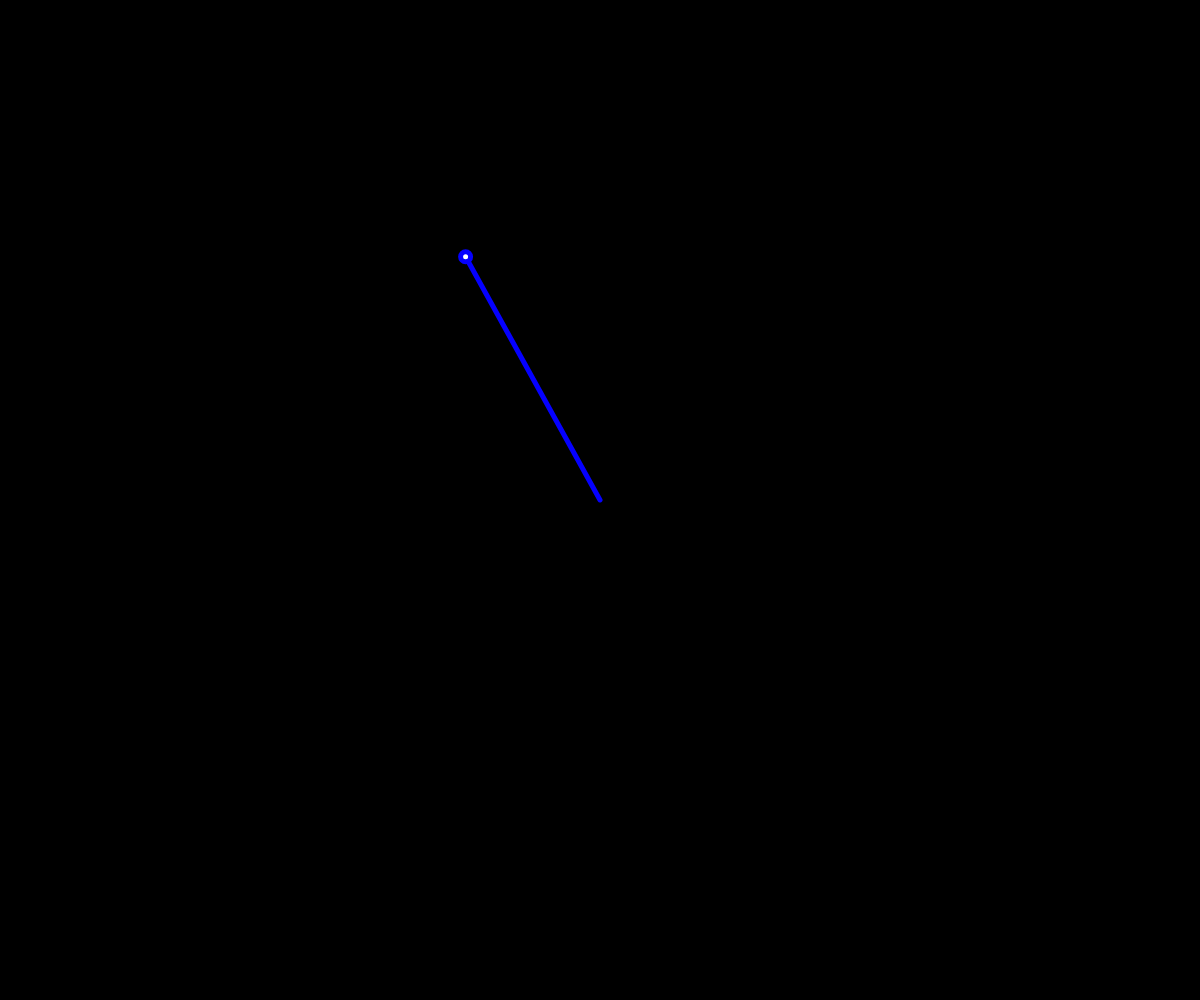
Frame 1 (no input)
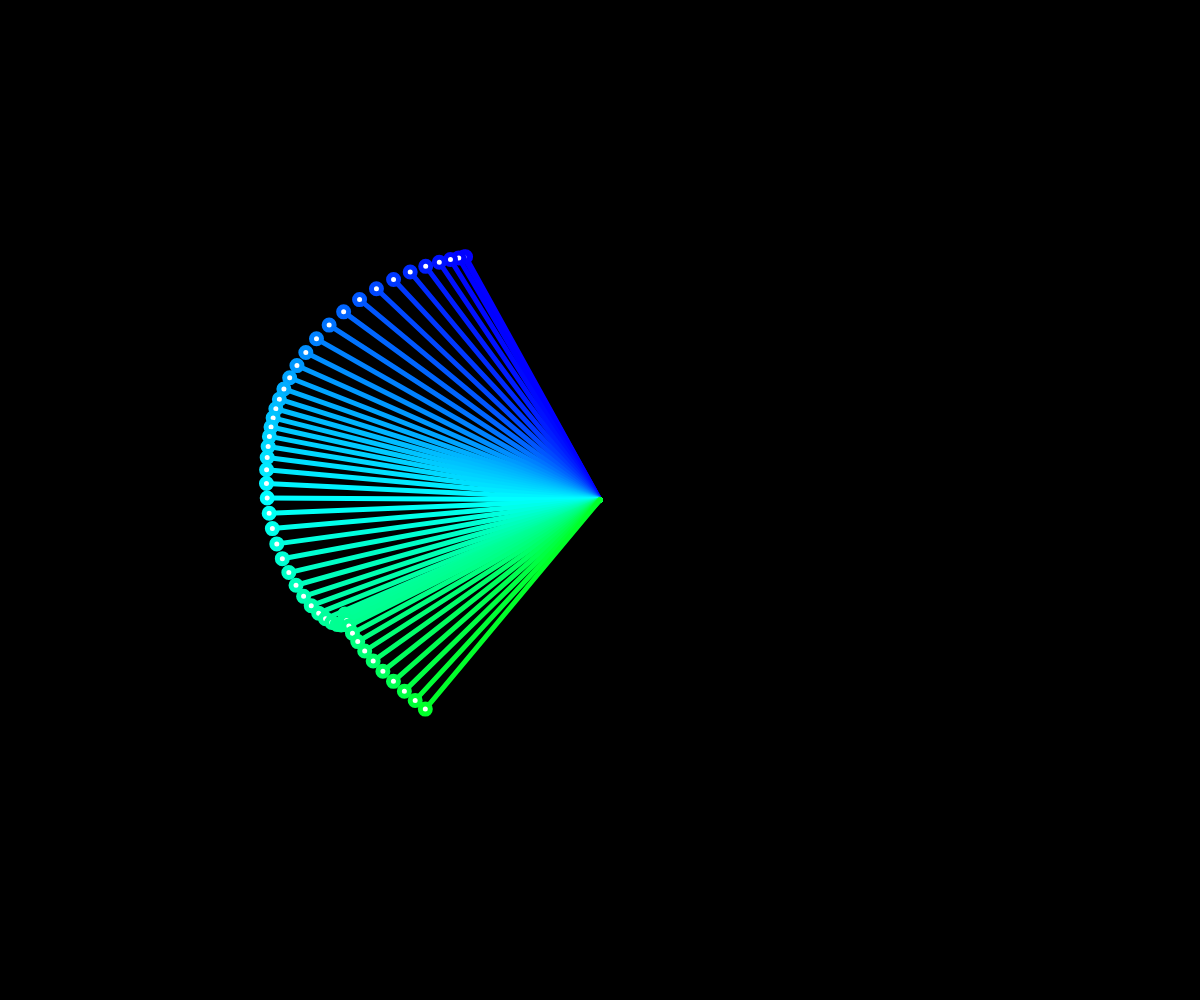
Frame 60 (no input)
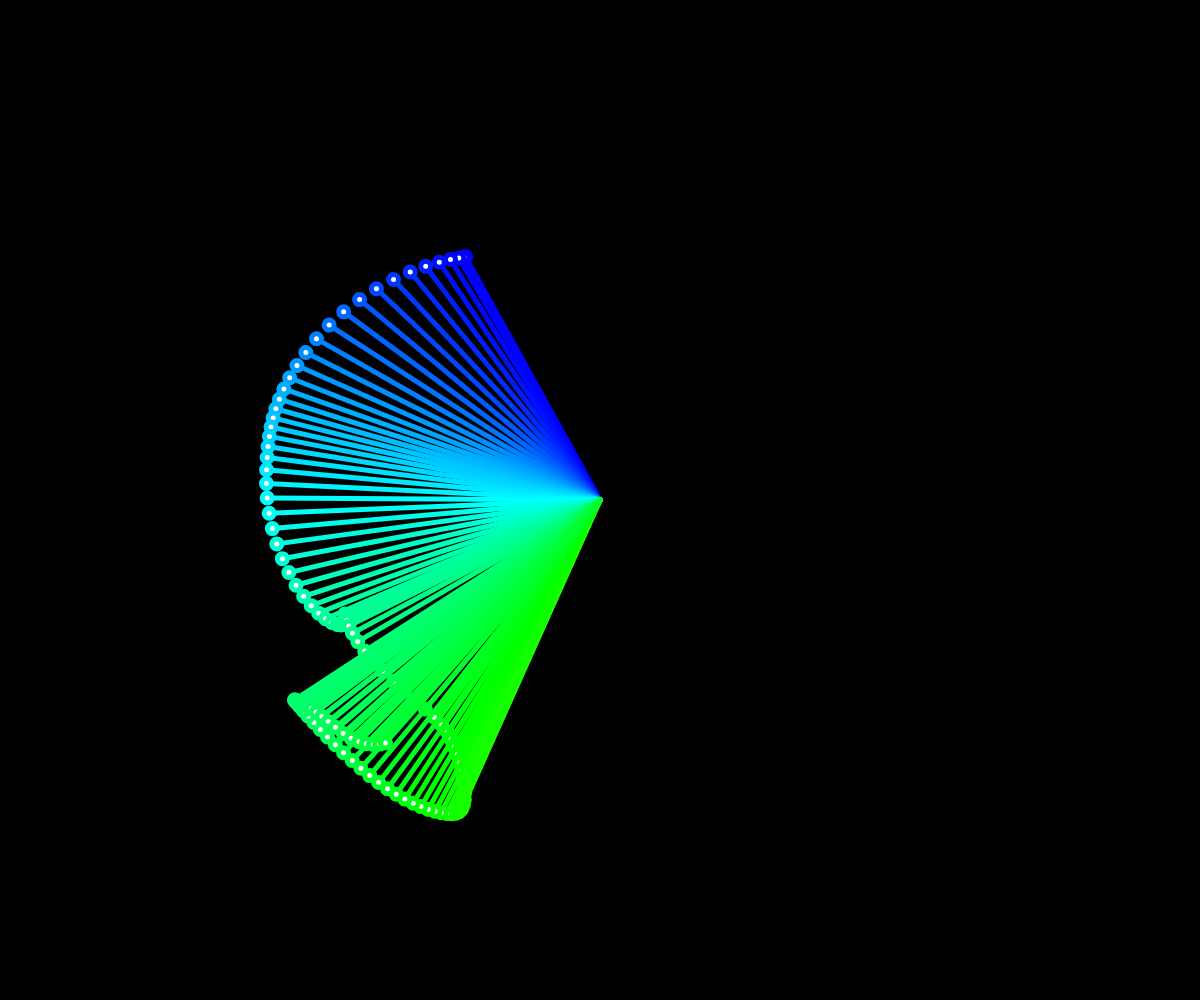
Frame 120 (the mouse pressed at the canvas centre since frame 60)

The p5.js sketch that drew these frames (run headless with seeded random() and noise() and a simulated clock; from frame 60 on, the mouse is pressed at the canvas centre):

// p5.js sketch
// ── sketch.js
let noisePosition = 0;
let noiseSpeed = 0.01;
let startingPoint = 0;

function setup() {
  createCanvas(windowWidth, windowHeight);

  colorMode(HSB);
  angleMode(DEGREES);

  background(0);
}

function draw() {
  //background(0);
  translate(width / 2, height / 2);

  strokeWeight(5);
  point(0, 0);

  noiseTheta = map(noise(noisePosition), 0, 1, 0, 360);

  noiseRadius = map(noise(noisePosition + 10), 0, 1, 0, width / 2);

  let x = cos(noiseTheta) * noiseRadius;
  let y = sin(noiseTheta) * noiseRadius;

  stroke(noiseTheta, 100, noiseRadius);
  line(0, 0, x, y);
  circle(x, y, 10);

  // stroke(255);
  // let circleD = noise(noisePosition) * width;
  // circle(0, 0, circleD);
  noisePosition += noiseSpeed;

  // stroke(255);
  // fill(255);
  // noisePosition = startingPoint;
  // for (let i = 0; i < width; i += 1) {
  //   let y = noise(noisePosition) * height;
  //   noisePosition = noisePosition + noiseSpeed;
  //   let d = map(i, 0, width, 0, 25);
  //   circle(i, y, d);
  // }
  // noisePosition = noisePosition + noiseSpeed;
}

function mousePressed() {}
